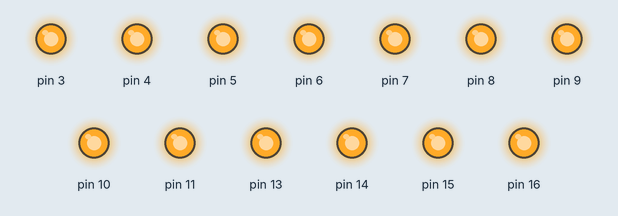
Bench run of a sketch on a simulated Arduino Uno, built with avr-gcc and run on an emulated ATmega328P. Parts: output pins drawn as LEDs (lit = HIGH).

Above: at 0.5 s.
At 3.5 s:
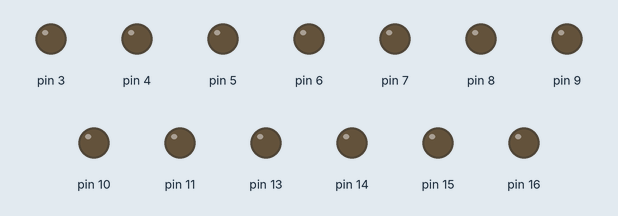
Timing chart, 0 to 4.6 s (numbered marks = the images above):
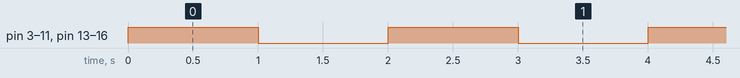

Measured:
- by itself, pin 3–11, pin 13–16: alternates HIGH for 1.0 s and LOW for 1.0 s

The sketch:

LED-test.ino
```cpp
// the setup function runs once when you press reset or power the board
void setup() {
  // initialize digital pin LED_BUILTIN as an output.
  pinMode(13, OUTPUT);  // - Green LED on console
  pinMode(11, OUTPUT);  // - Green - Lane 1
  pinMode(10, OUTPUT);  // - Yellow - Lane 1
  pinMode(9, OUTPUT);   // - Red - Lane 1
  pinMode(8, OUTPUT);   // - Yellow - Lane 2
  pinMode(7, OUTPUT);   // - Green - Lane 2
  pinMode(6, OUTPUT);   // - Red - Lane 2
  pinMode(5, OUTPUT);   // - Green - Lane 3
  pinMode(4, OUTPUT);   // - Green - Lane 3
  pinMode(3, OUTPUT);   // - Red - Lane 3
  pinMode(16, OUTPUT);  // - Red Lane 4
  pinMode(15, OUTPUT);  // - Green - Lane 4
  pinMode(14, OUTPUT);  // - Yellow - Lane 4
}

// the loop function runs over and over again forever
void loop() {
  digitalWrite(13, HIGH);  // turn the LED on (HIGH is the voltage level)
  digitalWrite(11, HIGH);  // - Green
  digitalWrite(10, HIGH);  // - Yellow
  digitalWrite(9, HIGH);   // - Red
  digitalWrite(8, HIGH);   // - Yellow
  digitalWrite(7, HIGH);   // - Green
  digitalWrite(6, HIGH);   // - Red
  digitalWrite(5, HIGH);   // - Green
  digitalWrite(4, HIGH);   // - Yellow
  digitalWrite(3, HIGH);   // - Yellow
  digitalWrite(16, HIGH);  // - Red
  digitalWrite(15, HIGH);  // - Green
  digitalWrite(14, HIGH);  // - Yellow
  delay(1000);             // wait for a second
  digitalWrite(13, LOW);   // turn the LED off by making the voltage LOW
  digitalWrite(11, LOW);   // - Green
  digitalWrite(10, LOW);   // - Yellow
  digitalWrite(9, LOW);    // - Red
  digitalWrite(8, LOW);    // - Yellow
  digitalWrite(7, LOW);    // - Green
  digitalWrite(6, LOW);    // - Red
  digitalWrite(5, LOW);    // - Green
  digitalWrite(4, LOW);    // - Yellow
  digitalWrite(3, LOW);    // - Yellow
  digitalWrite(16, LOW);   // - Red
  digitalWrite(15, LOW);   // - Green
  digitalWrite(14, LOW);   // - Yellow
  delay(1000);             // wait for a second
}
```
